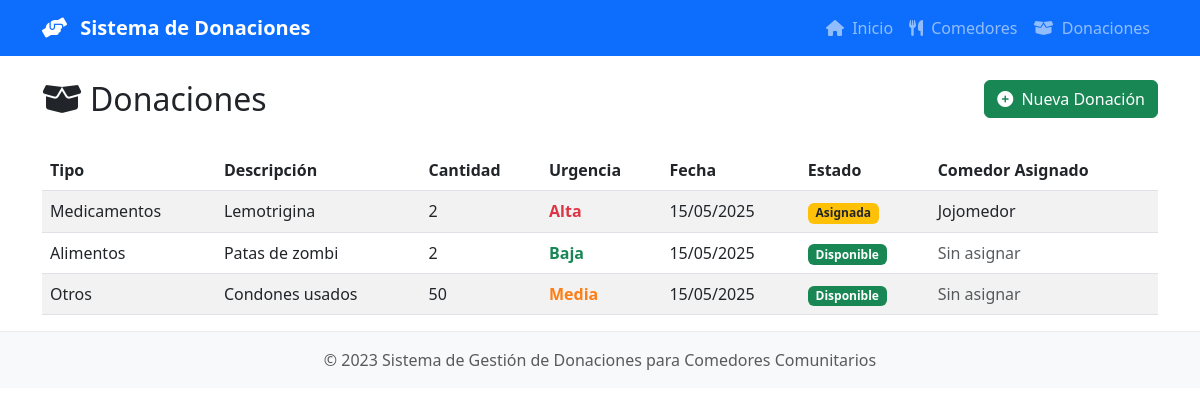
/donaciones, run on the app's committed database.
### app/models.py (models this page shows)
class Donacion(Base):
    __tablename__ = "donaciones"
    id = Column(Integer, primary_key=True, index=True)
    tipo = Column(String(50), nullable=False)  # Alimentos, Ropa, Útiles, etc.
    descripcion = Column(Text, nullable=False)
    cantidad = Column(Integer, nullable=False)
    urgencia = Column(String(20), nullable=False)  # Alta, Media, Baja
    fecha_registro = Column(DateTime, nullable=False)
    estado = Column(String(20), nullable=False)  # disponible, asignada, entregada
    comedor_asignado_id = Column(Integer, ForeignKey("comedores.id"), nullable=True)
    comedor_asignado = relationship("Comedor", back_populates="donaciones_recibidas")
    notificaciones = relationship("Notificacion", back_populates="donacion")

class Comedor(Base):
    __tablename__ = "comedores"
    id = Column(Integer, primary_key=True, index=True)
    nombre = Column(String(100), nullable=False)
    barrio = Column(String(100), nullable=False)
    direccion = Column(String(200), nullable=False)
    responsable = Column(String(100), nullable=False)
    telefono = Column(String(20), nullable=False)
    email = Column(String(100), nullable=False)
    notificaciones = relationship("Notificacion", back_populates="comedor")
    donaciones_recibidas = relationship("Donacion", back_populates="comedor_asignado")

### app/main.py (the view)
@app.get("/donaciones", response_class=HTMLResponse)
async def listar_donaciones(request: Request, db: Session = Depends(get_db)):
    donaciones = db.query(Donacion).all()
    return templates.TemplateResponse("donaciones.html", {
        "request": request,
        "donaciones": donaciones
    })

### app/templates/donaciones.html (shortened to what this page needs)
{% extends "base.html" %}
{% block content %}
<div class="row mb-4">
    <div class="col-md-8">
        <h2><i class="fas fa-box-open me-2"></i>Donaciones</h2>
    </div>
    <div class="col-md-4 text-end">
        <a href="/donaciones/nueva" class="btn btn-success">
            <i class="fas fa-plus-circle me-1"></i> Nueva Donación
        </a>
    </div>
</div>
{% if donaciones %}
<div class="table-responsive">
    <table class="table table-striped table-hover">
        <thead>
            <tr>
                <th>Tipo</th>
                <th>Descripción</th>
                <th>Cantidad</th>
                <th>Urgencia</th>
                <th>Fecha</th>
                <th>Estado</th>
                <th>Comedor Asignado</th>
            </tr>
        </thead>
        <tbody>
            {% for donacion in donaciones %}
            <tr>
                <td>{{ donacion.tipo }}</td>
                <td>{{ donacion.descripcion }}</td>
                <td>{{ donacion.cantidad }}</td>
                <td>
                    <span class="
                        {% if donacion.urgencia == 'Alta' %}urgencia-alta{% endif %}
                        {% if donacion.urgencia == 'Media' %}urgencia-media{% endif %}
                        {% if donacion.urgencia == 'Baja' %}urgencia-baja{% endif %}
                    ">
                        {{ donacion.urgencia }}
                    </span>
                </td>
                <td>{{ donacion.fecha_registro.strftime('%d/%m/%Y') }}</td>
                <td>
                    {% if donacion.estado == 'disponible' %}
                    <span class="badge bg-success">Disponible</span>
                    {% elif donacion.estado == 'asignada' %}
                    <span class="badge bg-warning text-dark">Asignada</span>
                    {% elif donacion.estado == 'entregada' %}
                    <span class="badge bg-info">Entregada</span>
                    {% endif %}
                </td>
                <td>
                    {% if donacion.comedor_asignado %}
                    {{ donacion.comedor_asignado.nombre }}
                    {% else %}
                    <span class="text-muted">Sin asignar</span>
                    {% endif %}
                </td>
            </tr>
            {% endfor %}
        </tbody>
    </table>
</div>
{% else %}
<div class="alert alert-info">
    <i class="fas fa-info-circle me-1"></i> No hay donaciones registradas aún. ¡Registre una nueva!
</div>
{% endif %}
{% endblock %}

### app/templates/base.html (style rules this page uses)
.urgencia-alta { color: #dc3545; font-weight: bold; }
.urgencia-media { color: #fd7e14; font-weight: bold; }
.urgencia-baja { color: #198754; font-weight: bold; }

### data on the page
Donacion: tipo "Medicamentos", descripcion "Lemotrigina", cantidad "2", urgencia "Alta", fecha_registro "15/05/2025", estado "Asignada", comedor_asignado.nombre "Jojomedor"
Donacion: tipo "Alimentos", descripcion "Patas de zombi", cantidad "2", urgencia "Baja", fecha_registro "15/05/2025", estado "Disponible", shows "Sin asignar"
Donacion: tipo "Otros", descripcion "Condones usados", cantidad "50", urgencia "Media", fecha_registro "15/05/2025", estado "Disponible", shows "Sin asignar"
